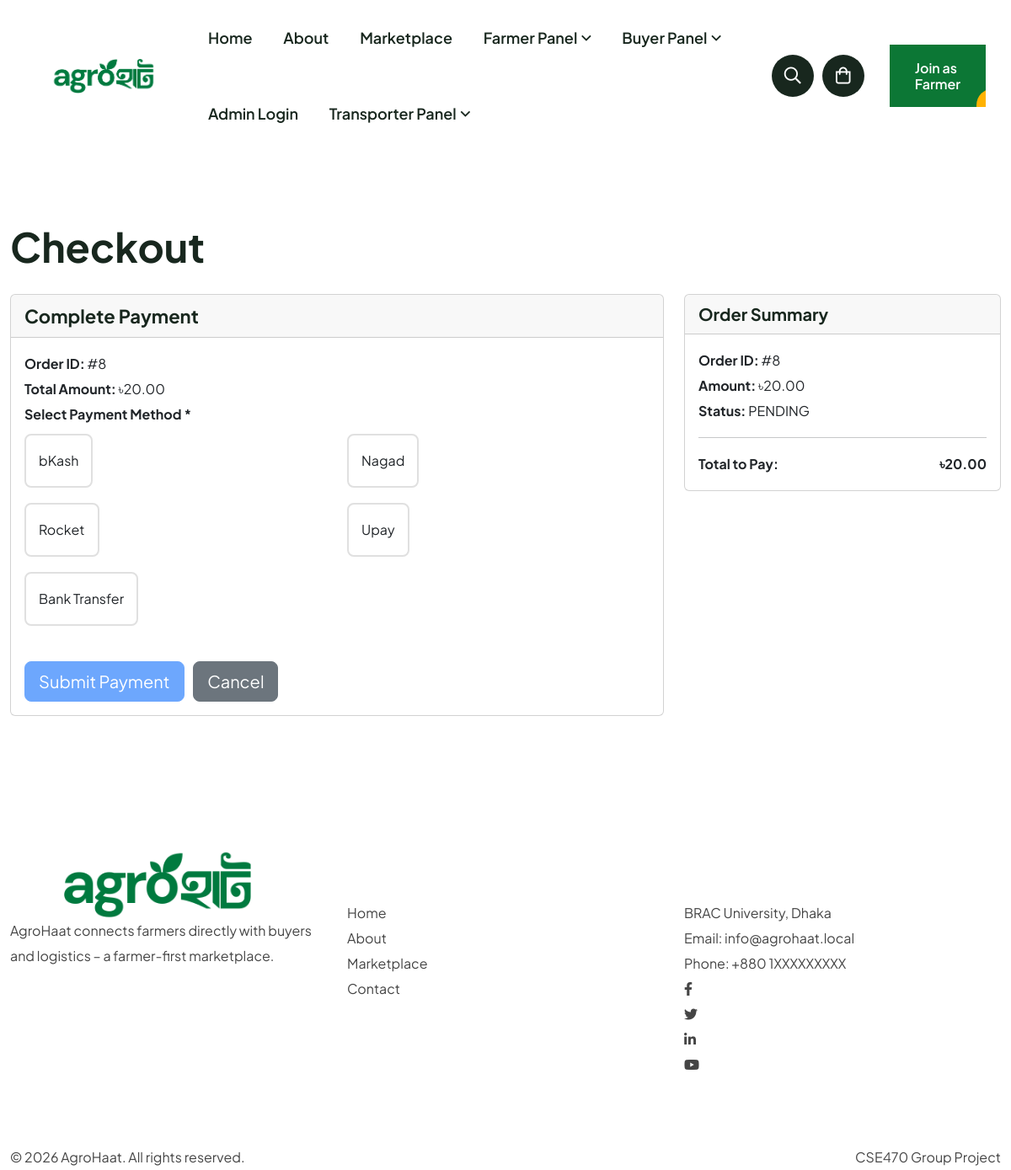
/public/checkout.php?order_id=8 (signed in), run on the app's committed database.
### tables this page shows
CREATE TABLE `orders` (
  `order_id` bigint(20) NOT NULL,
  `buyer_id` bigint(20) NOT NULL,
  `farmer_id` bigint(20) DEFAULT NULL,
  `total_amount` decimal(12,2) NOT NULL,
  `status` enum('PENDING','PAID','PROCESSING','READY_FOR_PICKUP','SHIPPED','DELIVERED','CANCELLED','DISPUTED') DEFAULT 'PENDING',
  `payment_status` enum('UNPAID','PENDING','PAID','PARTIAL','REFUNDED') DEFAULT 'UNPAID',
  `payment_method` varchar(50) DEFAULT NULL,
  `transaction_id` varchar(255) DEFAULT NULL,
  `shipping_address` text NOT NULL,
  `delivery_note` text DEFAULT NULL,
  `created_at` timestamp NOT NULL DEFAULT current_timestamp(),
  `updated_at` timestamp NULL DEFAULT NULL ON UPDATE current_timestamp()
);

### controllers/BuyerController.php (called while the page is built, shortened)
<?php
require_once __DIR__ . '/../models/Order.php';
class BuyerController {
    private $orderModel;
    public function __construct($pdo) {
        $this->orderModel = new Order($pdo);
    }
    public function getOrderDetails($order_id, $buyer_id) {
        return $this->orderModel->getByIdForBuyer($order_id, $buyer_id);
    }
}

### models/Order.php (called while the page is built, shortened)
<?php
class Order {
    private $pdo;
    public function __construct($pdo) {
        $this->pdo = $pdo;
    }
    public function getByIdForBuyer($order_id, $buyer_id) {
        $sql = "SELECT o.*, u.full_name AS farmer_name, u.phone_number AS farmer_phone, u.district AS farmer_district, u.upazila AS farmer_upazila
                FROM orders o
                LEFT JOIN users u ON u.user_id = o.farmer_id
                WHERE o.order_id = :oid AND o.buyer_id = :bid";
        $stmt = $this->pdo->prepare($sql);
        $stmt->execute([
            ':oid' => $order_id,
            ':bid' => $buyer_id
        ]);
        return $stmt->fetch(PDO::FETCH_ASSOC);
    }
}

### config/config.php (called while the page is built, shortened)
<?php
$BASE_URL = 'http://localhost/Agrohaat/public/';

### public/checkout.php (the view, shortened to what this page needs)
<?php
require_once '../config/config.php';
require_once '../controllers/BuyerController.php';
$controller = new BuyerController($pdo);
$order = null;
if (isset($_GET['order_id'])) {
    $order = $controller->getOrderDetails(intval($_GET['order_id']), $_SESSION['user_id']);
}
include '../includes/header.php';
?>
<section class="pt-80 pb-80">
    <div class="container">
        <h2 class="mb-4">Checkout</h2>
        <?php if ($order): ?>
            <div class="row">
                <div class="col-md-8">
                    <div class="card">
                        <div class="card-header">
                            <h4>Complete Payment</h4>
                        </div>
                        <div class="card-body">
                            <p><strong>Order ID:</strong> #<?= $order['order_id'] ?></p>
                            <p><strong>Total Amount:</strong> ৳<?= number_format($order['total_amount'], 2) ?></p>
                            <form method="POST" id="payment-form" action="<?= $_SERVER['PHP_SELF'] ?>">
                                <div class="mb-4">
                                    <label class="form-label"><strong>Select Payment Method *</strong></label>
                                    <div class="row">
                                        <div class="col-md-6 mb-2">
                                            <label class="payment-option">
                                                <div class="payment-card"><span>bKash</span></div>
                                            </label>
                                        </div>
                                        <div class="col-md-6 mb-2">
                                            <label class="payment-option">
                                                <div class="payment-card"><span>Nagad</span></div>
                                            </label>
                                        </div>
                                        <div class="col-md-6 mb-2">
                                            <label class="payment-option">
                                                <div class="payment-card"><span>Rocket</span></div>
                                            </label>
                                        </div>
                                        <div class="col-md-6 mb-2">
                                            <label class="payment-option">
                                                <div class="payment-card"><span>Upay</span></div>
                                            </label>
                                        </div>
                                        <div class="col-md-6 mb-2">
                                            <label class="payment-option">
                                                <div class="payment-card"><span>Bank Transfer</span></div>
                                            </label>
                                        </div>
                                    </div>
                                </div>
                                <div class="mt-4">
                                    <button type="submit" name="process_payment" class="btn btn-primary btn-lg" id="pay-btn" disabled>
                                        Submit Payment
                                    </button>
                                    <a href="<?= $BASE_URL ?>buyer/orders.php" class="btn btn-secondary btn-lg ms-2">Cancel</a>
                                </div>
                            </form>
                        </div>
                    </div>
                </div>
                <div class="col-md-4">
                    <div class="card">
                        <div class="card-header">
                            <h5>Order Summary</h5>
                        </div>
                        <div class="card-body">
                            <p><strong>Order ID:</strong> #<?= $order['order_id'] ?></p>
                            <p><strong>Amount:</strong> ৳<?= number_format($order['total_amount'], 2) ?></p>
                            <p><strong>Status:</strong> <?= htmlspecialchars($order['status']) ?></p>
                            <hr>
                            <div class="d-flex justify-content-between">
                                <strong>Total to Pay:</strong>
                                <strong>৳<?= number_format($order['total_amount'], 2) ?></strong>
                            </div>
                        </div>
                    </div>
                </div>
            </div>
        <?php endif; ?>
    </div>
</section>
<?php
include '../includes/footer.php';
?>

### public/assets/css/spacings.css (style rules this page uses)
.pt-80 { padding-top: 80px; }
.pb-80 { padding-bottom: 80px; }

### public/assets/css/common-style.css (style rules this page uses)
:root { --primary-color: #0C7735; --secondary-color: #FFB200; --heading-color: #18271E; --primary-black-color: #051B0D; --black-dark-color: #0E1712; --gray-color: #F8F7F0; --white-color: #ffffff; --text-color: #454545; --border-color: #DDDDDD; --rating-color: #FF9F1A; --accent-font:"Handlee", cursive; --body-font: "Plus Jakarta Sans", sans-serif; }
html { font-size: 100%; }
* { margin: 0; padding: 0; -webkit-box-sizing: border-box; box-sizing: border-box; }
a { color: inherit; text-decoration: none; -webkit-transition: all 0.3s ease-out 0s; transition: all 0.3s ease-out 0s; }
i, span, a { display: inline-block; }
h1, h2, h3, h4, h5, h6 { margin: 0px; font-weight: 700; color: var(--heading-color); font-family: var(--body-font); }
h2 { font-size: 48px; line-height: 65px; }
h4 { font-size: 22px; line-height: 34px; }
h5 { font-size: 20px; line-height: 30px; }
p { margin: 0px; }
button { border: none; }
label { margin-bottom: 0; }
body { font-weight: normal; font-style: normal; font-weight: 400; color: var(--text-color); font-family: var(--body-font); font-size: 16px; line-height: 30px; overflow-x: hidden; }
@media (min-width: 1200px) and (max-width: 1450px) { .container { max-width: 1200px; } }

### public/checkout.php (style rules this page uses)
.payment-option { cursor: pointer; margin-bottom: 10px; }
.payment-card { border: 2px solid #e0e0e0; border-radius: 8px; padding: 15px; text-align: center; transition: all 0.3s ease; background: white; }
#pay-btn:disabled { opacity: 0.6; cursor: not-allowed; }

### data on the page
orders: order_id "8", total_amount "20.00", status "PENDING"
